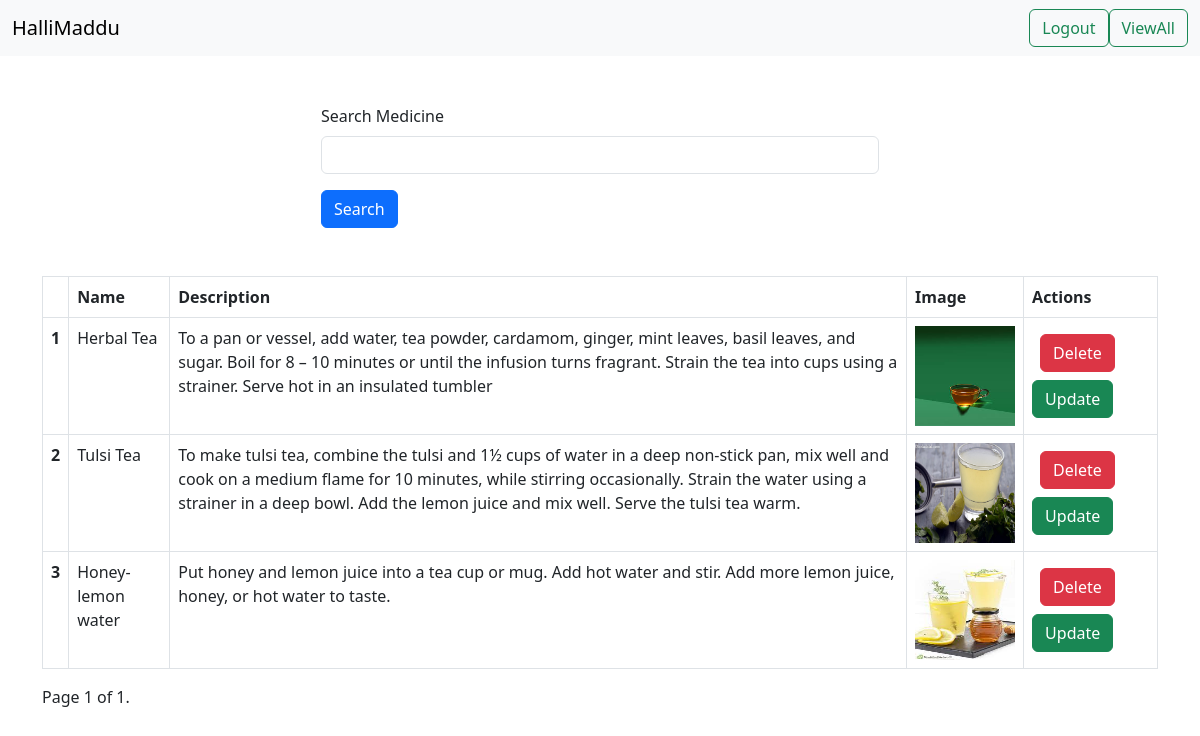
Page /viewall/ (signed in) on the committed database.
### maddu/models.py (models this page shows)
class Medicine(models.Model):
    user=models.ForeignKey(User,on_delete=models.SET_NULL,null=True,blank=True)
    medicine_name=models.CharField(max_length=50)
    medicine_desc=models.TextField()
    medicine_img=models.ImageField(upload_to="medicines")

### maddu/views.py (the view)
# urls.py: path('viewall/',viewall,name='viewall'),
def viewall(request):
    qs=Medicine.objects.all()
    if request.GET.get('search'):
        print(request.GET.get('search'))
        qs=qs.filter(medicine_name__icontains=request.GET.get('search'))
    paginator = Paginator(qs, 5)  # Show 25 contacts per page.
    page_number = request.GET.get("page",1)
    page_obj = paginator.get_page(page_number)
    context={'medicines':page_obj}
    print(qs)
    return render(request,'display.html',context)

### maddu/templates/display.html (shortened to what this page needs)
{%extends 'base.html'%}
{%block body%}
      <div class="container mt-5">
        <div class="mt-5">
        <div class="mx-auto col-6">
          <form >
        <div class="mb-3">
          <label for="exampleInputEmail1" class="form-label">Search Medicine</label>
            <input name="search" type="text" class="form-control">
          </div>
            <button type="submit" class="btn btn-primary">Search</button>
          </form>
          </div>
      <table class="table table-bordered mt-5">
        <thead>
          <tr>
            <th scope="col">{{forloop.counter}}</th>
            <th scope="col">Name</th>
            <th scope="col">Description</th>
            <th scope="col">Image</th>
            <th scope="col">Actions</th>
          </tr>
        </thead>
        <tbody>
          {%for medicine in medicines%}
          <tr>
            <th scope="row">{{forloop.counter}}</th>
            <td>{{medicine.medicine_name}}</td>
            <td>{{medicine.medicine_desc}}</td>
            <td><img src="/media/{{medicine.medicine_img}}" style="height: 100px;width:100px"></td>
           <td><a href="/del/{{medicine.id}}" class="btn btn-danger m-2">Delete</button>
            <br>
            <a href="/update_med/{{medicine.id}}" class="btn btn-success">Update</button></td>
          </tr>
          {%endfor%}
        </tbody>
      </table>
      <div class="pagination">
        <span class="step-links">
            <span class="current">
                Page {{ medicines.number }} of {{ medicines.paginator.num_pages }}.
            </span>
        </span>
    </div>
{%endblock%}

### rows in the picture
Medicine: medicine_name "Herbal Tea", medicine_desc "To a pan or vessel, add water, tea powder, cardamom, ginger, mint leaves, basil leaves, and sugar. Boil for 8 – 10 minutes or until the infusion turns fragrant. Strain the tea into cups using a strainer. Serve hot in an insulated tumbler", medicine_img (picture)
Medicine: medicine_name "Tulsi Tea", medicine_desc "To make tulsi tea, combine the tulsi and 1½ cups of water in a deep non-stick pan, mix well and cook on a medium flame for 10 minutes, while stirring occasionally. Strain the water using a strainer in a deep bowl. Add the lemon juice and mix well. Serve the tulsi tea warm.", medicine_img (picture)
Medicine: medicine_name "Honey-lemon water", medicine_desc "Put honey and lemon juice into a tea cup or mug. Add hot water and stir. Add more lemon juice, honey, or hot water to taste.", medicine_img (picture)

### other values in the picture
{{ medicines.number }} "1"
{{ medicines.paginator.num_pages }} "1"
